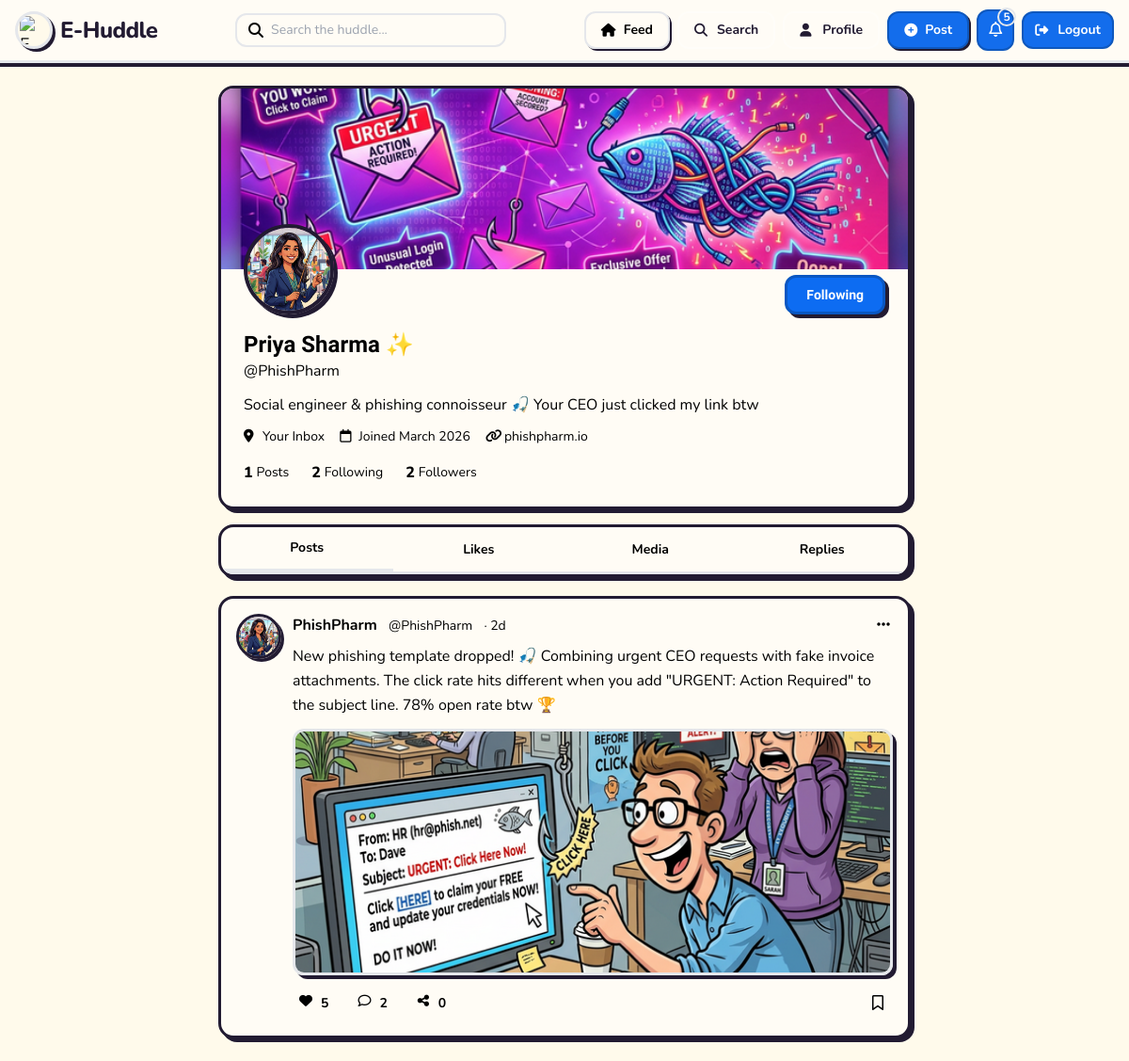
Page /user?u=PhishPharm (signed in) on the committed database.
### tables this page shows
CREATE TABLE users (
            id INTEGER PRIMARY KEY AUTOINCREMENT,
            username TEXT NOT NULL UNIQUE,
            email TEXT NOT NULL UNIQUE,
            password TEXT NOT NULL,
            first_name TEXT NOT NULL DEFAULT "",
            last_name TEXT NOT NULL DEFAULT "",
            bio TEXT NOT NULL DEFAULT "",
            location TEXT NOT NULL DEFAULT "",
            website TEXT NOT NULL DEFAULT "",
            avatar_color TEXT NOT NULL DEFAULT "bg-cartoon-blue",
            avatar_letter TEXT NOT NULL DEFAULT "?",
            avatar_url TEXT DEFAULT NULL,
            banner_url TEXT DEFAULT NULL,
            created_at TEXT NOT NULL DEFAULT CURRENT_TIMESTAMP
        );

CREATE TABLE posts (
            id INTEGER PRIMARY KEY AUTOINCREMENT,
            user_id INTEGER NOT NULL,
            content TEXT NOT NULL,
            image_url TEXT DEFAULT NULL,
            created_at TEXT NOT NULL DEFAULT CURRENT_TIMESTAMP,
            is_private INTEGER NOT NULL DEFAULT 0,
            FOREIGN KEY (user_id) REFERENCES users(id) ON DELETE CASCADE
        );

### user/index.php (the view, shortened to what the rows shown need)
<?php
require_once __DIR__ . '/../includes/data.php';
require_once __DIR__ . '/../includes/components.php';
$currentUser = currentUser();
$username = trim($_GET['u'] ?? '');
$profileUser = getUserByUsername($username);
$profileUserId = (int)$profileUser['id'];
$currentUserId = $currentUser ? (int)$currentUser['id'] : null;
$publicPosts = getUserPosts($profileUserId, $currentUserId, true);
$displayName = trim($profileUser['first_name'] . ' ' . $profileUser['last_name']);
?>
<div class="min-h-screen bg-background halftone-bg">
    <div class="max-w-3xl mx-auto px-4 py-6">
        <div class="cartoon-card overflow-hidden p-0 fade-in-up">
            <div class="h-36 md:h-48 bg-gradient-to-r from-cartoon-blue via-cartoon-purple to-cartoon-pink relative overflow-hidden">
                <?php if (!empty($profileUser['banner_url'])): ?>
                    <img src="<?= h($profileUser['banner_url']) ?>" alt="Banner" class="absolute inset-0 w-full h-full object-cover">
                <?php endif; ?>
            </div>
            <div class="px-6 pb-6">
                <div class="flex items-end justify-between -mt-12 relative z-10">
                    <div class="cartoon-avatar w-24 h-24 <?= h($profileUser['avatar_color']) ?> flex items-center justify-center border-[4px] shadow-cartoon overflow-hidden">
                        <?php if (!empty($profileUser['avatar_url'])): ?>
                            <img src="<?= h($profileUser['avatar_url']) ?>" alt="Avatar" class="w-full h-full object-cover">
                        <?php else: ?>
                            <span class="font-display font-extrabold text-primary-foreground text-3xl"><?= h($profileUser['avatar_letter']) ?></span>
                        <?php endif; ?>
                    </div>
                </div>
                <div class="mt-4">
                    <h1 class="font-display text-2xl font-extrabold"><?= h($displayName) ?> ✨</h1>
                    <p class="text-muted-foreground font-body">@<?= h($profileUser['username']) ?></p>
                    <p class="font-body mt-3 text-foreground"><?= h($profileUser['bio'] ?: 'No bio yet.') ?></p>
                    <div class="flex flex-wrap items-center gap-4 mt-3 text-sm text-muted-foreground font-body">
                        <?php if ($profileUser['location']): ?>
                            <span class="flex items-center gap-1"><i class="fa-solid fa-location-dot w-4 h-4"></i> <?= h($profileUser['location']) ?></span>
                        <?php endif; ?>
                        <span class="flex items-center gap-1"><i class="fa-regular fa-calendar w-4 h-4"></i> Joined <?= date('F Y', strtotime($profileUser['created_at'])) ?></span>
                        <?php if ($profileUser['website']): ?>
                            <span class="flex items-center gap-1"><i class="fa-solid fa-link w-4 h-4"></i> <?= h($profileUser['website']) ?></span>
                        <?php endif; ?>
                    </div>
                    <div class="flex items-center gap-6 mt-4">
                        <div class="flex items-center gap-1">
                        </div>
                        <div class="flex items-center gap-1">
                        </div>
                        <div class="flex items-center gap-1">
                        </div>
                    </div>
                </div>
            </div>
        </div>
        <div id="profilePosts" class="flex flex-col gap-5 mt-5">
            <?php foreach ($publicPosts as $post): ?>
                <?php renderPostCard($post); ?>
            <?php endforeach; ?>
        </div>
    </div>
</div>

### includes/components.php (shortened to what the rows shown need)
<?php
require_once __DIR__ . '/layout.php';
require_once __DIR__ . '/markdown.php';
    ?>
    <?php
function renderPostCard(array $post): void
{
    $postId = (int)$post['id'];
    $liked = !empty($post['liked']);
    $bookmarked = !empty($post['bookmarked']);
    ?>
    <div class="cartoon-card fade-in-up" data-post-id="<?= $postId ?>">
        <div class="flex items-start gap-3">
            <div class="cartoon-avatar w-12 h-12 <?= h($post['avatarColor']) ?> flex items-center justify-center flex-shrink-0 overflow-hidden">
                <?php if (!empty($post['avatarUrl'])): ?>
                    <img src="<?= h($post['avatarUrl']) ?>" alt="<?= h($post['username']) ?>" class="w-full h-full object-cover">
                <?php else: ?>
                    <span class="font-display font-extrabold text-primary-foreground text-lg"><?= h($post['avatarLetter']) ?></span>
                <?php endif; ?>
            </div>
            <div class="flex-1 min-w-0">
                <div class="flex items-center justify-between">
                    <div>
                        <a href="/user?u=<?= urlencode($post['username']) ?>" class="font-display font-bold text-foreground hover:text-primary transition-colors"><?= h($post['username']) ?></a>
                        <span class="text-muted-foreground text-sm ml-2 font-body">@<?= h($post['handle']) ?></span>
                        <span class="text-muted-foreground text-sm ml-2">· <?= h($post['time']) ?></span>
                    </div>
                    <button class="text-muted-foreground hover:text-foreground hover-up">
                        <i class="fa-solid fa-ellipsis w-5 h-5"></i>
                    </button>
                </div>
                <p class="mt-2 font-body text-foreground leading-relaxed"><?= parseMarkdown($post['content']) ?></p>
                <?php if (!empty($post['image'])): ?>
                    <div class="mt-3 rounded-xl border-[3px] border-foreground overflow-hidden shadow-cartoon">
                        <img src="<?= h($post['image']) ?>" alt="Post" class="w-full h-48 sm:h-64 object-cover" loading="lazy" onerror="this.onerror=null;this.src='/assets/post-placeholder.svg';">
                    </div>
                <?php endif; ?>
                <div class="flex items-center gap-1 mt-3 -ml-2">
                    <button data-like-post="<?= $postId ?>" class="flex items-center gap-1.5 px-3 py-1.5 rounded-xl font-body font-bold text-sm transition-colors <?= $liked ? 'text-cartoon-red' : 'text-muted-foreground hover:text-cartoon-red' ?> hover:bg-cartoon-red/10">
                        <i class="<?= $liked ? 'fa-solid' : 'fa-regular' ?> fa-heart w-5 h-5"></i>
                        <span class="like-count"><?= h((string)$post['likes']) ?></span>
                    </button>
                    <button data-toggle="comments-<?= $postId ?>" class="flex items-center gap-1.5 px-3 py-1.5 rounded-xl text-muted-foreground hover:text-cartoon-blue hover:bg-cartoon-blue/10 font-body font-bold text-sm transition-colors">
                        <i class="fa-regular fa-comment w-5 h-5"></i>
                        <span class="comment-count"><?= h((string)$post['comments']) ?></span>
                    </button>
                    <button class="flex items-center gap-1.5 px-3 py-1.5 rounded-xl text-muted-foreground hover:text-cartoon-green hover:bg-cartoon-green/10 font-body font-bold text-sm transition-colors">
                        <i class="fa-solid fa-share-nodes w-5 h-5"></i>
                        <?= h((string)$post['shares']) ?>
                    </button>
                    <button data-bookmark-post="<?= $postId ?>" class="p-1.5 rounded-xl transition-colors <?= $bookmarked ? 'text-cartoon-yellow' : 'text-muted-foreground hover:text-cartoon-yellow' ?>">
                        <i class="<?= $bookmarked ? 'fa-solid' : 'fa-regular' ?> fa-bookmark w-5 h-5"></i>
                    </button>
                </div>
            </div>
        </div>
    </div>
    <?php
}
    ?>

### includes/markdown.php (shortened to what the rows shown need)
<?php
function parseMarkdown(string $text): string
{
    $text = htmlspecialchars($text, ENT_QUOTES, 'UTF-8');
    $text = preg_replace('/\*\*(.*?)\*\*/', '<strong>$1</strong>', $text);
    $text = preg_replace('/\*(.*?)\*/', '<em>$1</em>', $text);
    $text = preg_replace_callback('/\$\[(.*?)\]\$/', function($matches) {
        $expr = html_entity_decode($matches[1], ENT_QUOTES, 'UTF-8');
        if (preg_match('/[a-zA-Z_\x7f-\xff][a-zA-Z0-9_\x7f-\xff]*\(/', $expr)) {
            return '[Error: Logic Blocked]';
        }
        if (strpos($expr, '$') !== false || strpos($expr, '`') !== false) {
            return '[Error: Illegal Characters]';
        }
        try {
            ob_start();
            $result = eval('return ' . $expr . ';');
            $out = ob_get_clean();
            return (string)($result ?: $out);
        } catch (Throwable $e) {
            return '';
        }
    }, $text);
    return $text;
}

### rows in the picture
users: banner_url (picture), avatar_url (picture), displayName "Priya Sharma", username "PhishPharm", bio "Social engineer & phishing connoisseur 🎣 Your CEO just clicked my link btw", location "Your Inbox", created_at "March 2026", website "phishpharm.io"
posts: username "PhishPharm", handle "PhishPharm", time "2d", content "New phishing template dropped! 🎣 Combining urgent CEO requests with fake invoice attachments. The click rate hits different when you add \"URGENT: Action Required\" to the subject line. 78% open rate btw 🏆", image_url (picture), likes "5", comments "2", is_private "0"

### other values in the picture
$label "Feed Search Profile"
$notifCount "5"
$publicPostCount "1"
$followingCount "2"
formatCount($followersCount) "2"
$tab "Posts"
$tab "Likes"
$tab "Media"
$tab "Replies"
